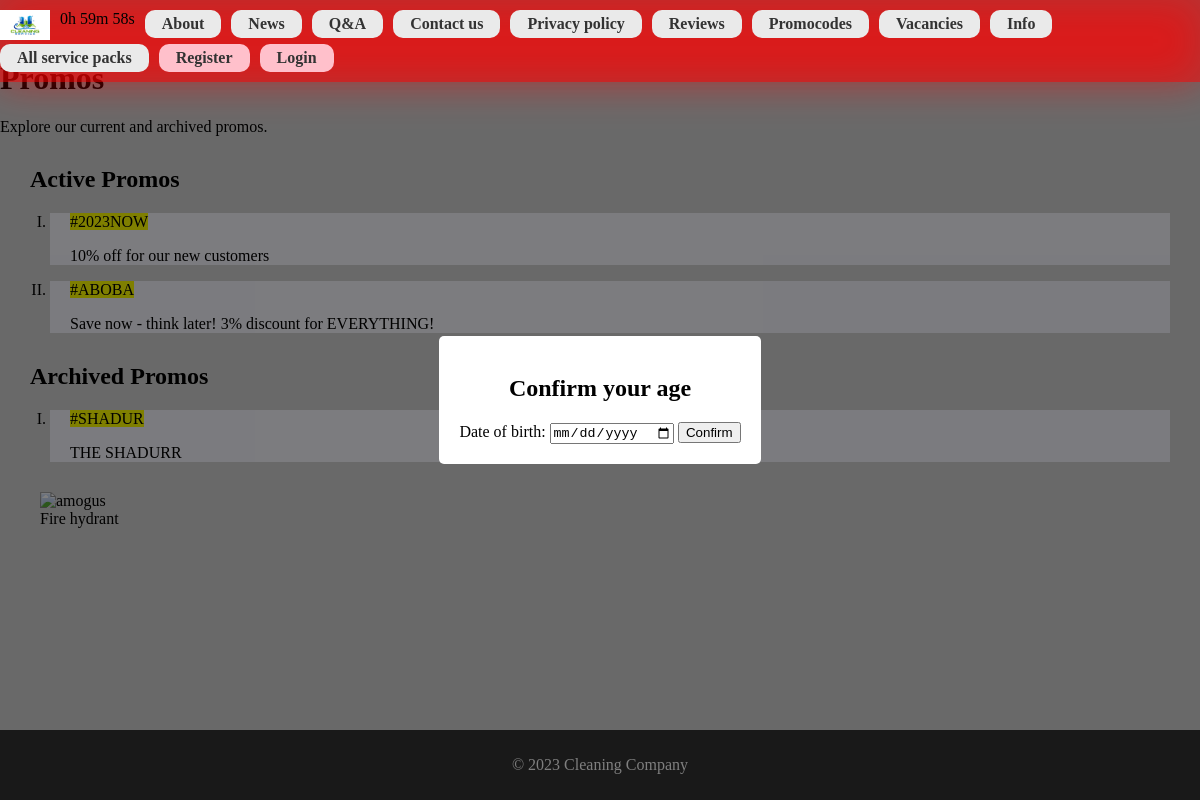
/promos/, run on an earlier commit of the app's database.
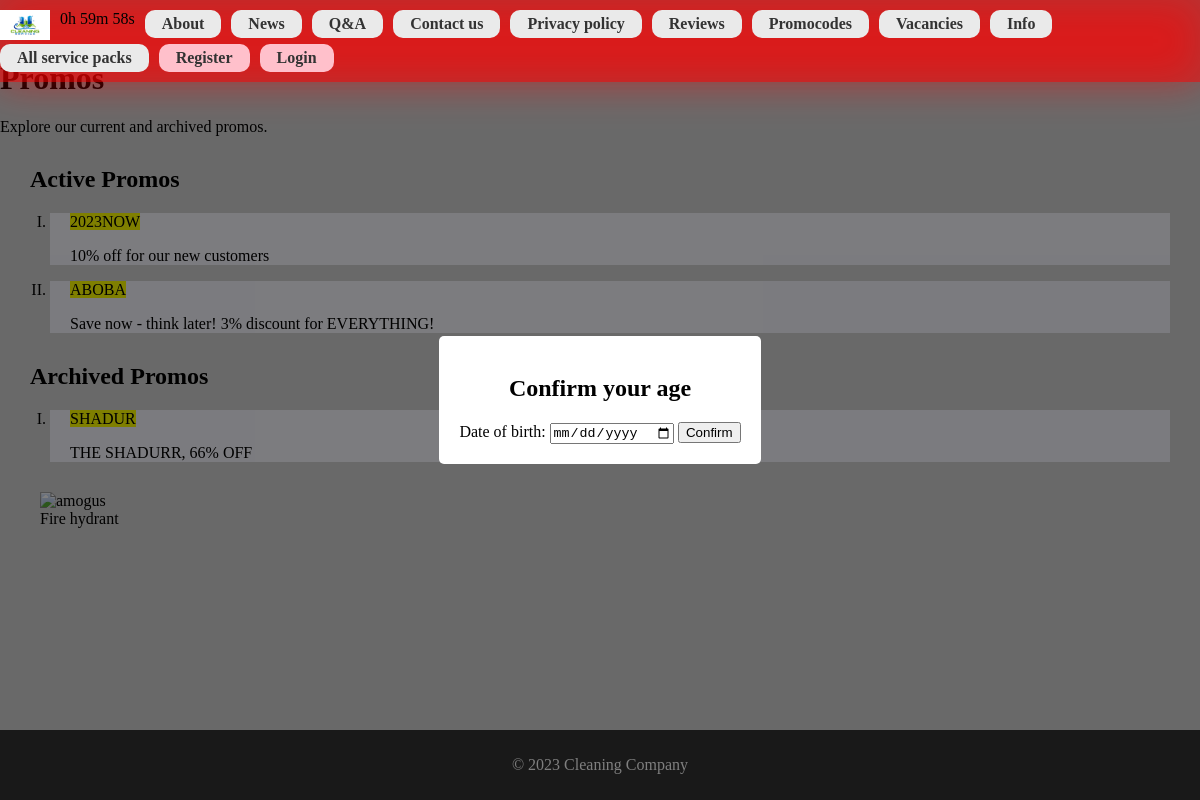
And on a later commit of the database.
### newvision/models.py (models this page shows, shortened)
class Promo(models.Model):
    code = models.CharField(max_length=20, unique=True)
    description = models.TextField()
    is_archived = models.BooleanField(default=False)
    discount = models.DecimalField(max_digits=5, decimal_places=1, default=0)

### newvision/views.py (the view)
# urls.py: path('promos/', views.promos, name='promos'),
def promos(request):
    active_promos = Promo.objects.filter(is_archived=False)
    archived_promos = Promo.objects.filter(is_archived=True)
    context = {
        'active_promos': active_promos,
        'archived_promos': archived_promos,
    }
    return render(request, 'newvision/promos.html', context)

### newvision/templates/newvision/promos.html (shortened to what this page needs)
{% extends "base_generic.html" %}
{% load static %}
{% block styling %}
    <link rel="stylesheet" href="{% static 'newvision/css/promos.css' %}">
{% endblock %}
{% block content %}
    <header>
        <h1>Promos</h1>
        <p>Explore our current and archived promos.</p>
    </header>
    <section>
        <ul class="ul-promos">
            <h2>Active Promos</h2>
            {% for promo in active_promos %}
                <li class="li-promos">
                <article>
                    <mark>{{ promo.code }}</mark>
                    <p>{{ promo.description }}</p>
                </article>
            {% empty %}
                <p>No active promos available.</p>
            {% endfor %}
            </li>
        </ul>
    </section>
    <section>
        <ul class="ul-promos">
            <h2>Archived Promos</h2>
            {% for promo in archived_promos %}
                <li class="li-promos">
                <article>
                    <mark>{{ promo.code }}</mark>
                    <p>{{ promo.description }}</p>
                </article>
            {% empty %}
                <p>No archived promos available.</p>
            {% endfor %}
            </li>
        </ul>
    </section>
    <figure>
        <img src="https://upload.wikimedia.org/wikipedia/commons/thumb/a/ac/TST_East_Waterfront_Podium_Garden_trash_bin.JPG/220px-TST_East_Waterfront_Podium_Garden_trash_bin.JPG"
             alt="amogus">
        <figcaption>Fire hydrant</figcaption>
    </figure>
{% endblock %}

What changed in the data, as far as the page shows it:
changed Promo "10% off for our new customers": code "#2023NOW" → "2023NOW"
changed Promo "Save now - think later! 3% discount for EVERYTHING!": code "#ABOBA" → "ABOBA"
changed Promo: code "#SHADUR" → "SHADUR"; description "THE SHADURR" → "THE SHADURR, 66% OFF"
